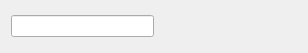
<?xml version="1.0" encoding="UTF-8"?>
<ui version="4.0">
 <class>Form</class>
 <widget class="QWidget" name="Form">
  <property name="geometry">
   <rect>
    <x>0</x>
    <y>0</y>
    <width>308</width>
    <height>53</height>
   </rect>
  </property>
  <property name="windowTitle">
   <string>Form</string>
  </property>
  <layout class="QHBoxLayout" name="horizontalLayout_4">
   <item>
    <layout class="QHBoxLayout" name="left_layout">
     <item>
      <widget class="QLineEdit" name="lineEdit"/>
     </item>
    </layout>
   </item>
   <item>
    <layout class="QHBoxLayout" name="right_layout" stretch="1,1">
     <item>
      <spacer name="horizontalSpacer">
       <property name="orientation">
        <enum>Qt::Horizontal</enum>
       </property>
       <property name="sizeHint" stdset="0">
        <size>
         <width>40</width>
         <height>20</height>
        </size>
       </property>
      </spacer>
     </item>
     <item>
      <layout class="QHBoxLayout" name="horizontalLayout_2"/>
     </item>
    </layout>
   </item>
  </layout>
 </widget>
 <resources/>
 <connections/>
</ui>
